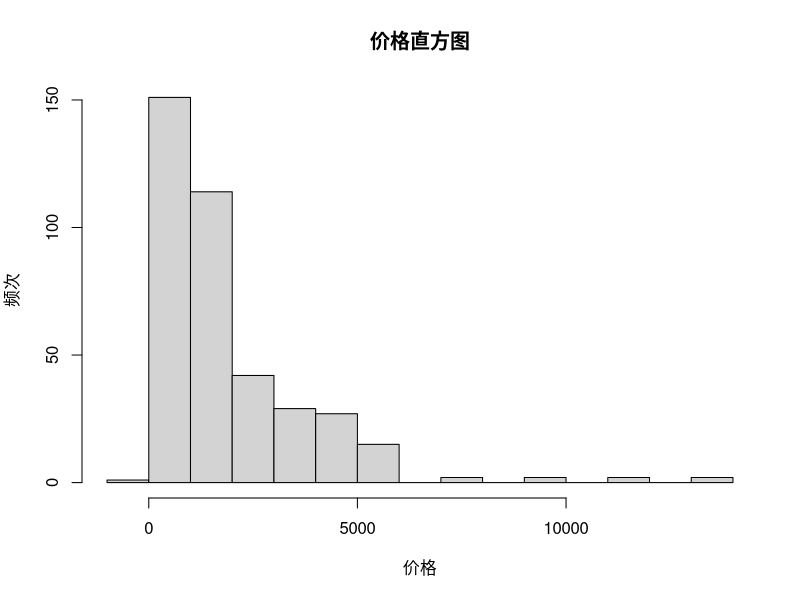
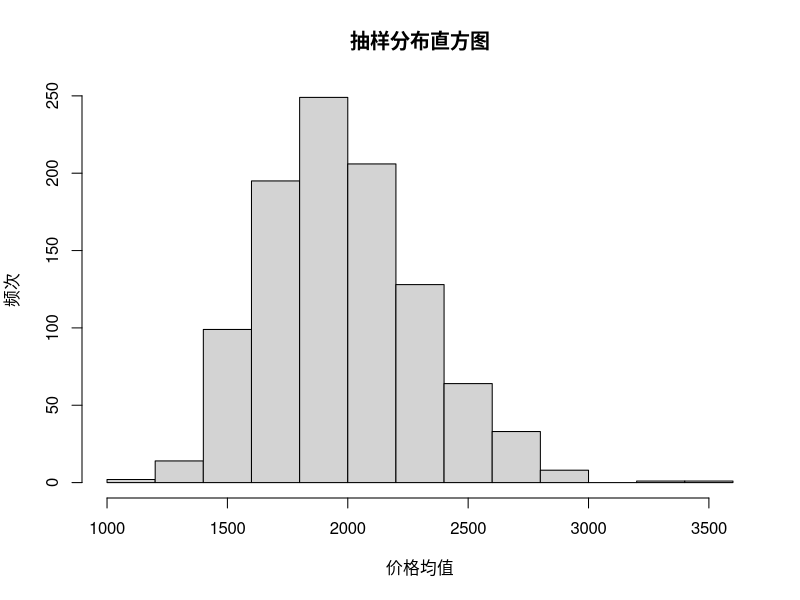

The R source for these figures, in order:
data <- read.csv("4.csv");

hist(
  data[, 2],
  main="价格直方图", 
  ylab="频次", xlab="价格"
);

#定义每次抽样的样本数
n <- 30
#定义统计数的统计函数
f <- mean;
#定义分布抽样的次数
times <- 1000;
#抽样后统计量保存的变量
sDatas <- c();
for(i in 1:times) {
  sData <- sample(data[, 2], n);
  sDatas <- append(sDatas, f(sData));
}

hist(
  sDatas,
  main="抽样分布直方图", 
  ylab="频次", xlab="价格均值"
)

#夏皮罗–威克尔（Shapiro-Wilk）检验
shapiro.test(sDatas)

#均值为样本的均值
nMean <- mean(data[, 2])
#标准差为样本的标准差除以根号n
nSd <- sd(data[, 2])/sqrt(n);

ks.test(
  sDatas, 
  rnorm(times, mean=nMean, sd=nSd)
)